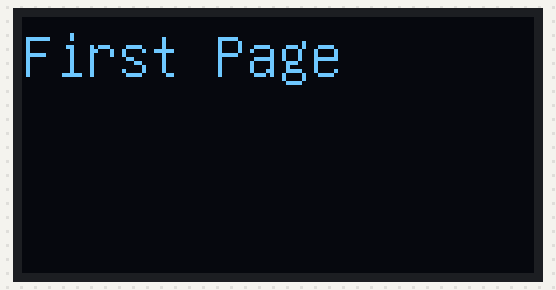
Bench run of a sketch on a simulated Arduino Uno, built with avr-gcc and run on an emulated ATmega328P. On the bench: 128×64 one-colour display.

Above: at 0.2 s.
At 1.3 s:
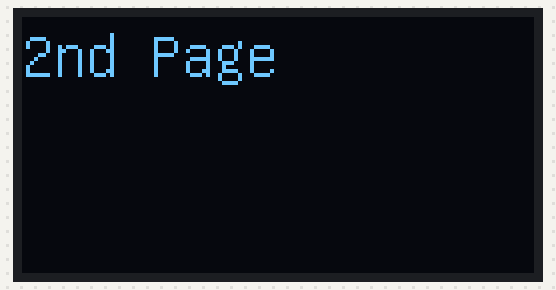
At 2.4 s:
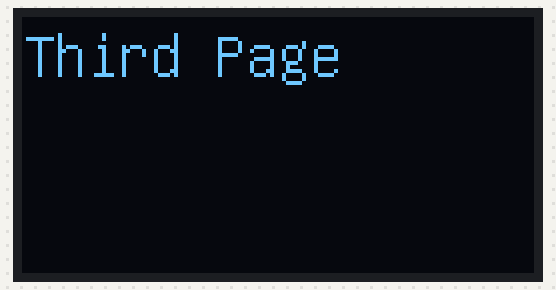
At 3.5 s:
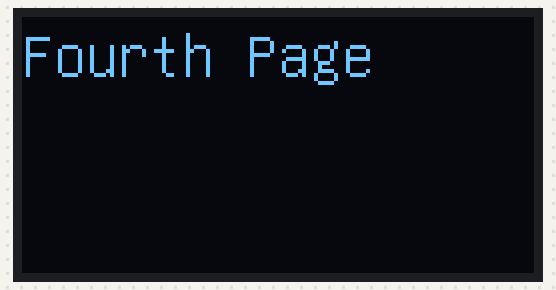

The sketch:

OLED_U8GLIB_3.ino
```cpp
 #include "U8glib.h"
U8GLIB_SH1106_128X64 u8g(U8G_I2C_OPT_NONE);  // I2C / TWI

int p;

void page1();
void page2();
void page3();
void page4();

void (*pages[])() = { page1, page2, page3, page4 } ;

void setup() {
  u8g.setFont(u8g_font_unifont);
  u8g.setColorIndex(1);
  p = 0;

}

void loop() {
  u8g.firstPage();
  do {
    (*pages[p])();
  } while( u8g.nextPage() );
  delay(1000);
  p = p+1;
  if (p == 4)
    p=0;
}


void page1() {
  u8g.drawStr( 0, 15, "First Page");

}
void page2(){
  u8g.drawStr( 0, 15, "2nd Page");

}
void page3() {

  u8g.drawStr( 0, 15, "Third Page");

}
void page4(){

  u8g.drawStr( 0, 15, "Fourth Page");

}
```

Measured:
- by itself, everything shown: repeats every 4.5 s, in 4 steps
- what the display in image 0 shows lasts 1.1 s, from 0.1 s to 1.2 s
